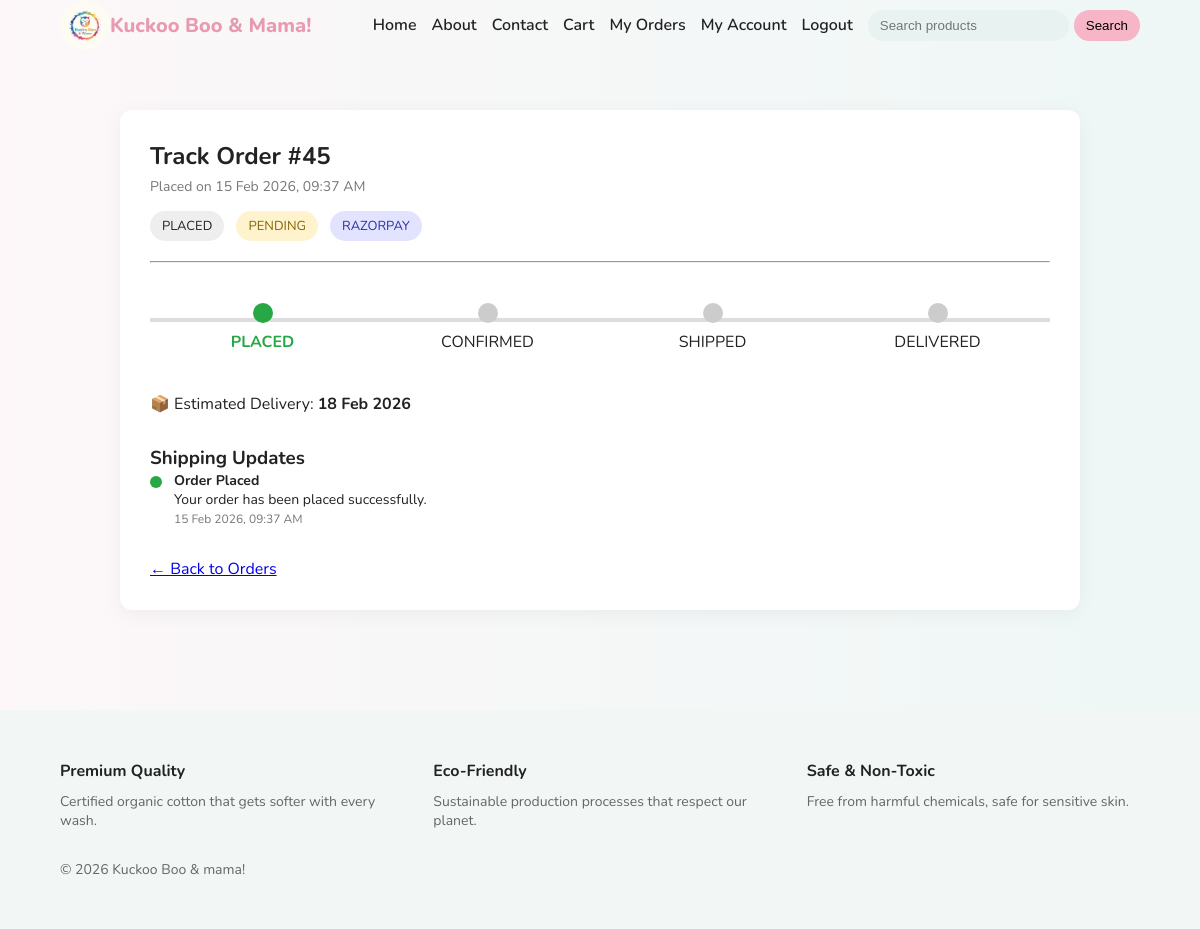
The app's page /user/track/45 (signed in) with its own data.
### tables this page shows
CREATE TABLE orders (
        id INTEGER PRIMARY KEY AUTOINCREMENT,
        user_id INTEGER,
        total_amount REAL NOT NULL,
        payment_status TEXT,
        razorpay_order_id TEXT,
        created_at TIMESTAMP DEFAULT CURRENT_TIMESTAMP, payment_method TEXT, order_status TEXT DEFAULT 'PLACED', full_name TEXT, phone TEXT, address TEXT, city TEXT, state TEXT, pincode TEXT, review_reminder_sent INTEGER DEFAULT 0,
        FOREIGN KEY (user_id) REFERENCES users(id)
    );

### routes/user.py (the view)
@user_bp.route("/track/<int:order_id>")
def track_order(order_id):
    if not session.get("user_id"):
        return redirect(url_for("auth.login"))
    conn = get_db_connection()
    order = conn.execute("""
        SELECT *
        FROM orders
        WHERE id = ? AND user_id = ?
    """, (order_id, session["user_id"])).fetchone()
    if not order:
        conn.close()
        return "Order not found", 404
    items = conn.execute("""
        SELECT product_name, quantity, price
        FROM order_items
        WHERE order_id = ?
    """, (order_id,)).fetchall()
    conn.close()
    order_data = dict(order)
    order_data["created_at"] = format_timestamp(order["created_at"])
    order_data["estimated_delivery"] = calculate_estimated_delivery(order["created_at"])
    timeline = []
    timeline.append({
        "status": "Order Placed",
        "message": "Your order has been placed successfully.",
        "time": order_data["created_at"]
    })
    if order["order_status"] in ["CONFIRMED", "SHIPPED", "DELIVERED"]:
        timeline.append({
            "status": "Order Confirmed",
            "message": "Your order has been confirmed.",
            "time": order_data["created_at"]
        })
    if order["order_status"] in ["SHIPPED", "DELIVERED"]:
        timeline.append({
            "status": "Order Shipped",
            "message": "Your package is on the way.",
            "time": order_data["created_at"]
        })
    if order["order_status"] == "DELIVERED":
        timeline.append({
            "status": "Delivered",
            "message": "Package delivered successfully.",
            "time": order_data["created_at"]
        })
    if order["order_status"] == "CANCELLED":
        timeline = [{
            "status": "Cancelled",
            "message": "This order was cancelled.",
            "time": order_data["created_at"]
        }]
    return render_template(
        "user/track_order.html",
        order=order_data,
        items=items,
        timeline=timeline
    )

### database/db.py (called while the page is built)
def get_db_connection():
    if Config.DB_TYPE == "postgres":
        database_url = Config.DATABASE_URI
        if database_url.startswith("postgres://"):
            database_url = database_url.replace(
                "postgres://", "postgresql://", 1
            )
        conn = psycopg2.connect(database_url)
        conn.autocommit = False
        return DatabaseWrapper(conn, "postgres")
    else:
        os.makedirs(os.path.dirname(Config.DATABASE_URI), exist_ok=True)
        conn = sqlite3.connect(Config.DATABASE_URI)
        conn.row_factory = sqlite3.Row
        return DatabaseWrapper(conn, "sqlite")

    def fetchone(self):
        row = self.cursor.fetchone()
        if not row:
            return None
        if self.db_type == "sqlite":
            return dict(row)
        return row

    def fetchall(self):
        rows = self.cursor.fetchall()
        if self.db_type == "sqlite":
            return [dict(row) for row in rows]
        return rows

    def execute(self, query, params=None):
        if params is None:
            params = []
        if self.db_type == "postgres":
            query = query.replace("?", "%s")
            cursor = self.conn.cursor(
                cursor_factory=psycopg2.extras.RealDictCursor
            )
        else:
            cursor = self.conn.cursor()
        cursor.execute(query, params)
        return ResultWrapper(cursor, self.db_type)

    def close(self):
        self.conn.close()

### routes/user.py (called while the page is built)
def format_timestamp(ts):
    if not ts:
        return ""
    return datetime.fromtimestamp(ts).strftime("%d %b %Y, %I:%M %p")

def calculate_estimated_delivery(created_ts):
    if not created_ts:
        return None
    delivery_date = datetime.fromtimestamp(created_ts) + timedelta(days=3)
    return delivery_date.strftime("%d %b %Y")

### templates/user/track_order.html (shortened to what this page needs)
{% extends "base.html" %}
{% block extra_css %}
<link rel="stylesheet" href="{{ url_for('static', filename='css/track_order.css') }}">
{% endblock %}
{% block content %}
<section class="track-wrapper">
    <div class="track-card">
        <div class="track-header">
            <h1>Track Order #{{ order.id }}</h1>
            <p class="order-date">Placed on {{ order.created_at }}</p>
        </div>
        <div class="status-badges">
            <span class="badge status">{{ order.order_status }}</span>
            <span class="badge {% if order.payment_status == 'PAID' %}paid{% else %}pending{% endif %}">
                {{ order.payment_status }}
            </span>
            <span class="badge method">{{ order.payment_method }}</span>
        </div>
        <hr>
        {% if order.order_status == "CANCELLED" %}
            <div class="cancelled-box">
                ❌ This order has been cancelled.
            </div>
        {% else %}
        {% set steps = ["PLACED", "CONFIRMED", "SHIPPED", "DELIVERED"] %}
        {% set current_index = steps.index(order.order_status) if order.order_status in steps else 0 %}
        {% if current_index == 0 %}
            {% set progress_class = "p0" %}
        {% elif current_index == 1 %}
            {% set progress_class = "p33" %}
        {% elif current_index == 2 %}
            {% set progress_class = "p66" %}
        {% else %}
            {% set progress_class = "p100" %}
        {% endif %}
        <div class="progress-container {{ progress_class }}">
            <div class="progress-line">
            </div>
            {% for step in steps %}
            <div class="progress-step">
                <div class="circle {% if steps.index(step) <= current_index %}active{% endif %}"></div>
                <span class="{% if steps.index(step) <= current_index %}active-text{% endif %}">
                    {{ step }}
                </span>
            </div>
            {% endfor %}
        </div>
        {% if order.order_status != "DELIVERED" %}
        <div class="estimated-box">
            📦 Estimated Delivery:
            <strong>
                {{ order.estimated_delivery if order.estimated_delivery else "2–4 business days" }}
            </strong>
        </div>
        {% endif %}
        <div class="timeline-section">
            <h3>Shipping Updates</h3>
            {% for event in timeline %}
            <div class="timeline-item">
                <div class="timeline-dot"></div>
                <div class="timeline-content">
                    <strong>{{ event.status }}</strong>
                    <p>{{ event.message }}</p>
                    <span class="timeline-time">{{ event.time }}</span>
                </div>
            </div>
            {% endfor %}
        </div>
        {% endif %}
        <div class="back-link">
            <a href="{{ url_for('user.my_orders') }}">← Back to Orders</a>
        </div>
    </div>
</section>
{% endblock %}

### static/css/base.css (style rules this page uses)
:root { --primary: #f6b6c7; --primary-dark: #e89ab0; --bg-soft: #fdf7f9; --text-dark: #222; --text-light: #666; --radius: 20px; }
* { margin: 0; padding: 0; box-sizing: border-box; }
body { font-family: 'Nunito', sans-serif; background: linear-gradient(to right, #fdf7f9, #eef7f6); color: var(--text-dark); }

### static/css/track_order.css (style rules this page uses)
.track-wrapper { max-width: 1000px; margin: 40px auto; padding: 20px; }
.track-card { background: #fff; padding: 30px; border-radius: 12px; box-shadow: 0 4px 20px rgba(0,0,0,0.05); }
.track-header h1 { margin-bottom: 5px; }
.order-date { color: #777; font-size: 14px; }
.status-badges { margin-top: 15px; margin-bottom: 20px; }
.badge { display: inline-block; padding: 6px 12px; border-radius: 20px; font-size: 13px; margin-right: 8px; background: #eee; }
.badge.pending { background: #fff3cd; color: #856404; }
.badge.method { background: #e2e3ff; color: #2f2fa2; }
.progress-container { position: relative; margin: 40px 0; display: flex; justify-content: space-between; }
.progress-line { position: absolute; top: 15px; left: 0; width: 100%; height: 4px; background: #ddd; z-index: 1; }
.progress-step { position: relative; text-align: center; z-index: 2; width: 25%; }
.circle { width: 20px; height: 20px; background: #ccc; border-radius: 50%; margin: 0 auto 8px auto; }
.circle.active { background: #28a745; }
.active-text { font-weight: bold; color: #28a745; }
.timeline-section { margin-top: 30px; }
.timeline-item { display: flex; margin-bottom: 20px; }
.timeline-dot { width: 12px; height: 12px; background: #28a745; border-radius: 50%; margin-right: 12px; margin-top: 5px; }
.timeline-content { font-size: 14px; }
.timeline-time { color: #777; font-size: 12px; }
.back-link { margin-top: 30px; }

### records on screen
orders: id "45", order_status "PLACED", payment_status "PENDING", payment_method "RAZORPAY"

### other values on screen
{{ order.created_at }} "15 Feb 2026, 09:37 AM"
{{ step }} "PLACED" "CONFIRMED" "SHIPPED" "DELIVERED"
{{ event.status }} "Order Placed"
{{ event.message }} "Your order has been placed successfully."
{{ event.time }} "15 Feb 2026, 09:37 AM"
